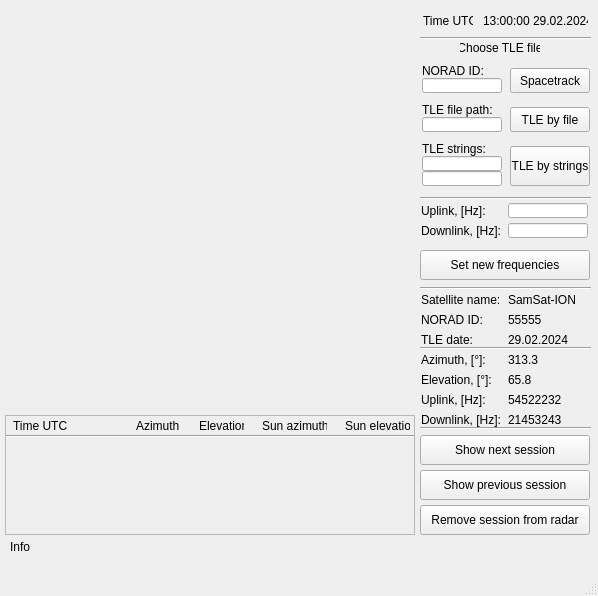
<?xml version="1.0" encoding="UTF-8"?>
<ui version="4.0">
 <class>MainWindow</class>
 <widget class="QMainWindow" name="MainWindow">
  <property name="geometry">
   <rect>
    <x>0</x>
    <y>0</y>
    <width>598</width>
    <height>596</height>
   </rect>
  </property>
  <property name="sizePolicy">
   <sizepolicy hsizetype="Preferred" vsizetype="Fixed">
    <horstretch>0</horstretch>
    <verstretch>0</verstretch>
   </sizepolicy>
  </property>
  <property name="windowTitle">
   <string>MainWindow</string>
  </property>
  <widget class="QWidget" name="centralwidget">
   <widget class="OrbitronRadar" name="radar_widget" native="true">
    <property name="geometry">
     <rect>
      <x>5</x>
      <y>5</y>
      <width>410</width>
      <height>410</height>
     </rect>
    </property>
   </widget>
   <widget class="QScrollArea" name="scrollArea">
    <property name="geometry">
     <rect>
      <x>5</x>
      <y>415</y>
      <width>410</width>
      <height>120</height>
     </rect>
    </property>
    <property name="widgetResizable">
     <bool>true</bool>
    </property>
    <widget class="QWidget" name="sessions_scroll_area_widget">
     <property name="geometry">
      <rect>
       <x>0</x>
       <y>0</y>
       <width>408</width>
       <height>118</height>
      </rect>
     </property>
     <widget class="QWidget" name="horizontalLayoutWidget">
      <property name="geometry">
       <rect>
        <x>0</x>
        <y>-1</y>
        <width>411</width>
        <height>22</height>
       </rect>
      </property>
      <layout class="QHBoxLayout" name="sessions_info_layout">
       <item>
        <widget class="QLabel" name="session_time_text_label">
         <property name="sizePolicy">
          <sizepolicy hsizetype="Fixed" vsizetype="Fixed">
           <horstretch>0</horstretch>
           <verstretch>0</verstretch>
          </sizepolicy>
         </property>
         <property name="minimumSize">
          <size>
           <width>60</width>
           <height>20</height>
          </size>
         </property>
         <property name="maximumSize">
          <size>
           <width>60</width>
           <height>20</height>
          </size>
         </property>
         <property name="text">
          <string>Time UTC</string>
         </property>
        </widget>
       </item>
       <item>
        <spacer name="horizontalSpacer">
         <property name="orientation">
          <enum>Qt::Horizontal</enum>
         </property>
         <property name="sizeType">
          <enum>QSizePolicy::Fixed</enum>
         </property>
         <property name="sizeHint" stdset="0">
          <size>
           <width>50</width>
           <height>20</height>
          </size>
         </property>
        </spacer>
       </item>
       <item>
        <widget class="QLabel" name="azimuth_session_text_label">
         <property name="sizePolicy">
          <sizepolicy hsizetype="Fixed" vsizetype="Fixed">
           <horstretch>0</horstretch>
           <verstretch>0</verstretch>
          </sizepolicy>
         </property>
         <property name="minimumSize">
          <size>
           <width>45</width>
           <height>20</height>
          </size>
         </property>
         <property name="maximumSize">
          <size>
           <width>45</width>
           <height>20</height>
          </size>
         </property>
         <property name="text">
          <string>Azimuth</string>
         </property>
        </widget>
       </item>
       <item>
        <spacer name="horizontalSpacer_4">
         <property name="orientation">
          <enum>Qt::Horizontal</enum>
         </property>
         <property name="sizeType">
          <enum>QSizePolicy::Fixed</enum>
         </property>
         <property name="sizeHint" stdset="0">
          <size>
           <width>5</width>
           <height>20</height>
          </size>
         </property>
        </spacer>
       </item>
       <item>
        <widget class="QLabel" name="elevation_session_text_label">
         <property name="sizePolicy">
          <sizepolicy hsizetype="Fixed" vsizetype="Fixed">
           <horstretch>0</horstretch>
           <verstretch>0</verstretch>
          </sizepolicy>
         </property>
         <property name="minimumSize">
          <size>
           <width>45</width>
           <height>20</height>
          </size>
         </property>
         <property name="maximumSize">
          <size>
           <width>45</width>
           <height>20</height>
          </size>
         </property>
         <property name="text">
          <string>Elevation</string>
         </property>
        </widget>
       </item>
       <item>
        <spacer name="horizontalSpacer_2">
         <property name="orientation">
          <enum>Qt::Horizontal</enum>
         </property>
         <property name="sizeType">
          <enum>QSizePolicy::Fixed</enum>
         </property>
         <property name="sizeHint" stdset="0">
          <size>
           <width>5</width>
           <height>20</height>
          </size>
         </property>
        </spacer>
       </item>
       <item>
        <widget class="QLabel" name="sun_azimuth_text_label">
         <property name="sizePolicy">
          <sizepolicy hsizetype="Fixed" vsizetype="Fixed">
           <horstretch>0</horstretch>
           <verstretch>0</verstretch>
          </sizepolicy>
         </property>
         <property name="minimumSize">
          <size>
           <width>65</width>
           <height>20</height>
          </size>
         </property>
         <property name="maximumSize">
          <size>
           <width>65</width>
           <height>20</height>
          </size>
         </property>
         <property name="text">
          <string>Sun azimuth</string>
         </property>
        </widget>
       </item>
       <item>
        <spacer name="horizontalSpacer_3">
         <property name="orientation">
          <enum>Qt::Horizontal</enum>
         </property>
         <property name="sizeType">
          <enum>QSizePolicy::Fixed</enum>
         </property>
         <property name="sizeHint" stdset="0">
          <size>
           <width>5</width>
           <height>20</height>
          </size>
         </property>
        </spacer>
       </item>
       <item>
        <widget class="QLabel" name="sun_elevation_text_label">
         <property name="sizePolicy">
          <sizepolicy hsizetype="Fixed" vsizetype="Preferred">
           <horstretch>0</horstretch>
           <verstretch>0</verstretch>
          </sizepolicy>
         </property>
         <property name="minimumSize">
          <size>
           <width>65</width>
           <height>20</height>
          </size>
         </property>
         <property name="maximumSize">
          <size>
           <width>65</width>
           <height>20</height>
          </size>
         </property>
         <property name="text">
          <string>Sun elevation</string>
         </property>
        </widget>
       </item>
      </layout>
     </widget>
     <widget class="Line" name="line_6">
      <property name="geometry">
       <rect>
        <x>0</x>
        <y>10</y>
        <width>411</width>
        <height>20</height>
       </rect>
      </property>
      <property name="orientation">
       <enum>Qt::Horizontal</enum>
      </property>
     </widget>
    </widget>
   </widget>
   <widget class="QWidget" name="gridLayoutWidget">
    <property name="geometry">
     <rect>
      <x>420</x>
      <y>290</y>
      <width>171</width>
      <height>59</height>
     </rect>
    </property>
    <layout class="QGridLayout" name="satellite_info_layout">
     <property name="topMargin">
      <number>0</number>
     </property>
     <property name="verticalSpacing">
      <number>3</number>
     </property>
     <item row="1" column="0">
      <widget class="QLabel" name="norad_id_text_label">
       <property name="sizePolicy">
        <sizepolicy hsizetype="Fixed" vsizetype="Fixed">
         <horstretch>0</horstretch>
         <verstretch>0</verstretch>
        </sizepolicy>
       </property>
       <property name="minimumSize">
        <size>
         <width>80</width>
         <height>15</height>
        </size>
       </property>
       <property name="maximumSize">
        <size>
         <width>80</width>
         <height>15</height>
        </size>
       </property>
       <property name="text">
        <string>NORAD ID:</string>
       </property>
      </widget>
     </item>
     <item row="2" column="0">
      <widget class="QLabel" name="tle_date_text_label">
       <property name="sizePolicy">
        <sizepolicy hsizetype="Fixed" vsizetype="Fixed">
         <horstretch>0</horstretch>
         <verstretch>0</verstretch>
        </sizepolicy>
       </property>
       <property name="minimumSize">
        <size>
         <width>80</width>
         <height>15</height>
        </size>
       </property>
       <property name="maximumSize">
        <size>
         <width>80</width>
         <height>15</height>
        </size>
       </property>
       <property name="text">
        <string>TLE date:</string>
       </property>
      </widget>
     </item>
     <item row="0" column="1">
      <widget class="QLabel" name="satellite_name_label">
       <property name="sizePolicy">
        <sizepolicy hsizetype="Fixed" vsizetype="Fixed">
         <horstretch>0</horstretch>
         <verstretch>0</verstretch>
        </sizepolicy>
       </property>
       <property name="minimumSize">
        <size>
         <width>80</width>
         <height>15</height>
        </size>
       </property>
       <property name="maximumSize">
        <size>
         <width>80</width>
         <height>15</height>
        </size>
       </property>
       <property name="text">
        <string>SamSat-ION</string>
       </property>
      </widget>
     </item>
     <item row="0" column="0">
      <widget class="QLabel" name="satellite_name_text_label">
       <property name="sizePolicy">
        <sizepolicy hsizetype="Fixed" vsizetype="Fixed">
         <horstretch>0</horstretch>
         <verstretch>0</verstretch>
        </sizepolicy>
       </property>
       <property name="minimumSize">
        <size>
         <width>80</width>
         <height>15</height>
        </size>
       </property>
       <property name="maximumSize">
        <size>
         <width>80</width>
         <height>15</height>
        </size>
       </property>
       <property name="text">
        <string>Satellite name:</string>
       </property>
      </widget>
     </item>
     <item row="1" column="1">
      <widget class="QLabel" name="norad_id_label">
       <property name="sizePolicy">
        <sizepolicy hsizetype="Fixed" vsizetype="Fixed">
         <horstretch>0</horstretch>
         <verstretch>0</verstretch>
        </sizepolicy>
       </property>
       <property name="minimumSize">
        <size>
         <width>80</width>
         <height>15</height>
        </size>
       </property>
       <property name="maximumSize">
        <size>
         <width>80</width>
         <height>15</height>
        </size>
       </property>
       <property name="text">
        <string>55555</string>
       </property>
      </widget>
     </item>
     <item row="2" column="1">
      <widget class="QLabel" name="tle_date_label">
       <property name="sizePolicy">
        <sizepolicy hsizetype="Fixed" vsizetype="Fixed">
         <horstretch>0</horstretch>
         <verstretch>0</verstretch>
        </sizepolicy>
       </property>
       <property name="minimumSize">
        <size>
         <width>80</width>
         <height>15</height>
        </size>
       </property>
       <property name="maximumSize">
        <size>
         <width>80</width>
         <height>15</height>
        </size>
       </property>
       <property name="text">
        <string>29.02.2024</string>
       </property>
      </widget>
     </item>
    </layout>
   </widget>
   <widget class="QWidget" name="gridLayoutWidget_2">
    <property name="geometry">
     <rect>
      <x>420</x>
      <y>350</y>
      <width>171</width>
      <height>80</height>
     </rect>
    </property>
    <layout class="QGridLayout" name="session_params_layout">
     <property name="sizeConstraint">
      <enum>QLayout::SetMinimumSize</enum>
     </property>
     <property name="verticalSpacing">
      <number>3</number>
     </property>
     <item row="0" column="0">
      <widget class="QLabel" name="azimuth_text_label">
       <property name="sizePolicy">
        <sizepolicy hsizetype="Fixed" vsizetype="Fixed">
         <horstretch>0</horstretch>
         <verstretch>0</verstretch>
        </sizepolicy>
       </property>
       <property name="minimumSize">
        <size>
         <width>80</width>
         <height>15</height>
        </size>
       </property>
       <property name="maximumSize">
        <size>
         <width>80</width>
         <height>15</height>
        </size>
       </property>
       <property name="text">
        <string>Azimuth, [°]:</string>
       </property>
      </widget>
     </item>
     <item row="2" column="0">
      <widget class="QLabel" name="uplink_text_label">
       <property name="sizePolicy">
        <sizepolicy hsizetype="Fixed" vsizetype="Fixed">
         <horstretch>0</horstretch>
         <verstretch>0</verstretch>
        </sizepolicy>
       </property>
       <property name="minimumSize">
        <size>
         <width>80</width>
         <height>15</height>
        </size>
       </property>
       <property name="maximumSize">
        <size>
         <width>80</width>
         <height>15</height>
        </size>
       </property>
       <property name="text">
        <string>Uplink, [Hz]:</string>
       </property>
      </widget>
     </item>
     <item row="0" column="1">
      <widget class="QLabel" name="azimuth_label">
       <property name="sizePolicy">
        <sizepolicy hsizetype="Fixed" vsizetype="Fixed">
         <horstretch>0</horstretch>
         <verstretch>0</verstretch>
        </sizepolicy>
       </property>
       <property name="minimumSize">
        <size>
         <width>80</width>
         <height>15</height>
        </size>
       </property>
       <property name="maximumSize">
        <size>
         <width>80</width>
         <height>15</height>
        </size>
       </property>
       <property name="text">
        <string>313.3</string>
       </property>
      </widget>
     </item>
     <item row="1" column="1">
      <widget class="QLabel" name="eleavtion_label">
       <property name="sizePolicy">
        <sizepolicy hsizetype="Fixed" vsizetype="Fixed">
         <horstretch>0</horstretch>
         <verstretch>0</verstretch>
        </sizepolicy>
       </property>
       <property name="minimumSize">
        <size>
         <width>80</width>
         <height>15</height>
        </size>
       </property>
       <property name="maximumSize">
        <size>
         <width>80</width>
         <height>15</height>
        </size>
       </property>
       <property name="text">
        <string>65.8</string>
       </property>
      </widget>
     </item>
     <item row="1" column="0">
      <widget class="QLabel" name="elevation_text_label">
       <property name="sizePolicy">
        <sizepolicy hsizetype="Fixed" vsizetype="Fixed">
         <horstretch>0</horstretch>
         <verstretch>0</verstretch>
        </sizepolicy>
       </property>
       <property name="minimumSize">
        <size>
         <width>80</width>
         <height>15</height>
        </size>
       </property>
       <property name="maximumSize">
        <size>
         <width>80</width>
         <height>15</height>
        </size>
       </property>
       <property name="text">
        <string>Elevation, [°]:</string>
       </property>
      </widget>
     </item>
     <item row="3" column="0">
      <widget class="QLabel" name="downlink_text_label">
       <property name="sizePolicy">
        <sizepolicy hsizetype="Fixed" vsizetype="Fixed">
         <horstretch>0</horstretch>
         <verstretch>0</verstretch>
        </sizepolicy>
       </property>
       <property name="minimumSize">
        <size>
         <width>80</width>
         <height>15</height>
        </size>
       </property>
       <property name="maximumSize">
        <size>
         <width>80</width>
         <height>15</height>
        </size>
       </property>
       <property name="text">
        <string>Downlink, [Hz]:</string>
       </property>
      </widget>
     </item>
     <item row="2" column="1">
      <widget class="QLabel" name="uplink_label">
       <property name="sizePolicy">
        <sizepolicy hsizetype="Fixed" vsizetype="Fixed">
         <horstretch>0</horstretch>
         <verstretch>0</verstretch>
        </sizepolicy>
       </property>
       <property name="minimumSize">
        <size>
         <width>80</width>
         <height>15</height>
        </size>
       </property>
       <property name="maximumSize">
        <size>
         <width>80</width>
         <height>15</height>
        </size>
       </property>
       <property name="text">
        <string>54522232</string>
       </property>
      </widget>
     </item>
     <item row="3" column="1">
      <widget class="QLabel" name="downlink_label">
       <property name="sizePolicy">
        <sizepolicy hsizetype="Fixed" vsizetype="Fixed">
         <horstretch>0</horstretch>
         <verstretch>0</verstretch>
        </sizepolicy>
       </property>
       <property name="minimumSize">
        <size>
         <width>80</width>
         <height>15</height>
        </size>
       </property>
       <property name="maximumSize">
        <size>
         <width>80</width>
         <height>15</height>
        </size>
       </property>
       <property name="text">
        <string>21453243</string>
       </property>
      </widget>
     </item>
    </layout>
   </widget>
   <widget class="QPushButton" name="next_session_button">
    <property name="geometry">
     <rect>
      <x>420</x>
      <y>435</y>
      <width>170</width>
      <height>30</height>
     </rect>
    </property>
    <property name="sizePolicy">
     <sizepolicy hsizetype="Fixed" vsizetype="Fixed">
      <horstretch>0</horstretch>
      <verstretch>0</verstretch>
     </sizepolicy>
    </property>
    <property name="minimumSize">
     <size>
      <width>170</width>
      <height>30</height>
     </size>
    </property>
    <property name="maximumSize">
     <size>
      <width>170</width>
      <height>30</height>
     </size>
    </property>
    <property name="text">
     <string>Show next session</string>
    </property>
   </widget>
   <widget class="QPushButton" name="prev_session_button">
    <property name="geometry">
     <rect>
      <x>420</x>
      <y>470</y>
      <width>170</width>
      <height>30</height>
     </rect>
    </property>
    <property name="sizePolicy">
     <sizepolicy hsizetype="Fixed" vsizetype="Fixed">
      <horstretch>0</horstretch>
      <verstretch>0</verstretch>
     </sizepolicy>
    </property>
    <property name="minimumSize">
     <size>
      <width>170</width>
      <height>30</height>
     </size>
    </property>
    <property name="maximumSize">
     <size>
      <width>170</width>
      <height>30</height>
     </size>
    </property>
    <property name="text">
     <string>Show previous session</string>
    </property>
   </widget>
   <widget class="QPushButton" name="clear_session_button">
    <property name="geometry">
     <rect>
      <x>420</x>
      <y>505</y>
      <width>170</width>
      <height>30</height>
     </rect>
    </property>
    <property name="sizePolicy">
     <sizepolicy hsizetype="Fixed" vsizetype="Fixed">
      <horstretch>0</horstretch>
      <verstretch>0</verstretch>
     </sizepolicy>
    </property>
    <property name="minimumSize">
     <size>
      <width>170</width>
      <height>30</height>
     </size>
    </property>
    <property name="maximumSize">
     <size>
      <width>170</width>
      <height>30</height>
     </size>
    </property>
    <property name="text">
     <string>Remove session from radar</string>
    </property>
   </widget>
   <widget class="QWidget" name="gridLayoutWidget_3">
    <property name="geometry">
     <rect>
      <x>420</x>
      <y>200</y>
      <width>171</width>
      <height>41</height>
     </rect>
    </property>
    <layout class="QGridLayout" name="set_freqs_layout">
     <property name="verticalSpacing">
      <number>2</number>
     </property>
     <item row="0" column="0">
      <widget class="QLabel" name="set_uplink_text_label">
       <property name="sizePolicy">
        <sizepolicy hsizetype="Fixed" vsizetype="Fixed">
         <horstretch>0</horstretch>
         <verstretch>0</verstretch>
        </sizepolicy>
       </property>
       <property name="minimumSize">
        <size>
         <width>80</width>
         <height>15</height>
        </size>
       </property>
       <property name="maximumSize">
        <size>
         <width>80</width>
         <height>15</height>
        </size>
       </property>
       <property name="text">
        <string>Uplink, [Hz]:</string>
       </property>
      </widget>
     </item>
     <item row="1" column="0">
      <widget class="QLabel" name="set_downlink_text_label">
       <property name="sizePolicy">
        <sizepolicy hsizetype="Fixed" vsizetype="Fixed">
         <horstretch>0</horstretch>
         <verstretch>0</verstretch>
        </sizepolicy>
       </property>
       <property name="minimumSize">
        <size>
         <width>80</width>
         <height>15</height>
        </size>
       </property>
       <property name="maximumSize">
        <size>
         <width>80</width>
         <height>15</height>
        </size>
       </property>
       <property name="text">
        <string>Downlink, [Hz]:</string>
       </property>
      </widget>
     </item>
     <item row="0" column="1">
      <widget class="QLineEdit" name="set_uplink_lineedit">
       <property name="sizePolicy">
        <sizepolicy hsizetype="Fixed" vsizetype="Fixed">
         <horstretch>0</horstretch>
         <verstretch>0</verstretch>
        </sizepolicy>
       </property>
       <property name="minimumSize">
        <size>
         <width>80</width>
         <height>15</height>
        </size>
       </property>
       <property name="maximumSize">
        <size>
         <width>80</width>
         <height>15</height>
        </size>
       </property>
      </widget>
     </item>
     <item row="1" column="1">
      <widget class="QLineEdit" name="set_downlink_lineedit">
       <property name="sizePolicy">
        <sizepolicy hsizetype="Fixed" vsizetype="Fixed">
         <horstretch>0</horstretch>
         <verstretch>0</verstretch>
        </sizepolicy>
       </property>
       <property name="minimumSize">
        <size>
         <width>80</width>
         <height>15</height>
        </size>
       </property>
       <property name="maximumSize">
        <size>
         <width>80</width>
         <height>15</height>
        </size>
       </property>
      </widget>
     </item>
    </layout>
   </widget>
   <widget class="QWidget" name="horizontalLayoutWidget_2">
    <property name="geometry">
     <rect>
      <x>420</x>
      <y>10</y>
      <width>171</width>
      <height>21</height>
     </rect>
    </property>
    <layout class="QHBoxLayout" name="time_layout">
     <item>
      <widget class="QLabel" name="time_text_label">
       <property name="sizePolicy">
        <sizepolicy hsizetype="Fixed" vsizetype="Fixed">
         <horstretch>0</horstretch>
         <verstretch>0</verstretch>
        </sizepolicy>
       </property>
       <property name="minimumSize">
        <size>
         <width>50</width>
         <height>15</height>
        </size>
       </property>
       <property name="maximumSize">
        <size>
         <width>50</width>
         <height>15</height>
        </size>
       </property>
       <property name="text">
        <string>Time UTC:</string>
       </property>
      </widget>
     </item>
     <item>
      <spacer name="horizontalSpacer_5">
       <property name="orientation">
        <enum>Qt::Horizontal</enum>
       </property>
       <property name="sizeType">
        <enum>QSizePolicy::Minimum</enum>
       </property>
       <property name="sizeHint" stdset="0">
        <size>
         <width>1</width>
         <height>15</height>
        </size>
       </property>
      </spacer>
     </item>
     <item>
      <widget class="QLabel" name="time_label">
       <property name="sizePolicy">
        <sizepolicy hsizetype="Fixed" vsizetype="Fixed">
         <horstretch>0</horstretch>
         <verstretch>0</verstretch>
        </sizepolicy>
       </property>
       <property name="minimumSize">
        <size>
         <width>105</width>
         <height>15</height>
        </size>
       </property>
       <property name="maximumSize">
        <size>
         <width>105</width>
         <height>15</height>
        </size>
       </property>
       <property name="text">
        <string>13:00:00 29.02.2024</string>
       </property>
      </widget>
     </item>
    </layout>
   </widget>
   <widget class="Line" name="line">
    <property name="geometry">
     <rect>
      <x>420</x>
      <y>280</y>
      <width>171</width>
      <height>16</height>
     </rect>
    </property>
    <property name="orientation">
     <enum>Qt::Horizontal</enum>
    </property>
   </widget>
   <widget class="Line" name="line_2">
    <property name="geometry">
     <rect>
      <x>420</x>
      <y>340</y>
      <width>171</width>
      <height>16</height>
     </rect>
    </property>
    <property name="orientation">
     <enum>Qt::Horizontal</enum>
    </property>
   </widget>
   <widget class="Line" name="line_3">
    <property name="geometry">
     <rect>
      <x>420</x>
      <y>420</y>
      <width>171</width>
      <height>16</height>
     </rect>
    </property>
    <property name="orientation">
     <enum>Qt::Horizontal</enum>
    </property>
   </widget>
   <widget class="QWidget" name="gridLayoutWidget_4">
    <property name="geometry">
     <rect>
      <x>420</x>
      <y>60</y>
      <width>172</width>
      <height>131</height>
     </rect>
    </property>
    <layout class="QGridLayout" name="tle_choose_layout">
     <item row="1" column="0">
      <layout class="QVBoxLayout" name="tle_file_layout">
       <property name="spacing">
        <number>0</number>
       </property>
       <property name="sizeConstraint">
        <enum>QLayout::SetMinimumSize</enum>
       </property>
       <item>
        <widget class="QLabel" name="tle_file_path_text_label">
         <property name="sizePolicy">
          <sizepolicy hsizetype="Fixed" vsizetype="Fixed">
           <horstretch>0</horstretch>
           <verstretch>0</verstretch>
          </sizepolicy>
         </property>
         <property name="minimumSize">
          <size>
           <width>80</width>
           <height>15</height>
          </size>
         </property>
         <property name="maximumSize">
          <size>
           <width>80</width>
           <height>15</height>
          </size>
         </property>
         <property name="text">
          <string>TLE file path:</string>
         </property>
        </widget>
       </item>
       <item>
        <widget class="QLineEdit" name="tle_file_path_lineedit">
         <property name="sizePolicy">
          <sizepolicy hsizetype="Fixed" vsizetype="Fixed">
           <horstretch>0</horstretch>
           <verstretch>0</verstretch>
          </sizepolicy>
         </property>
         <property name="minimumSize">
          <size>
           <width>80</width>
           <height>15</height>
          </size>
         </property>
         <property name="maximumSize">
          <size>
           <width>80</width>
           <height>15</height>
          </size>
         </property>
        </widget>
       </item>
      </layout>
     </item>
     <item row="2" column="0">
      <layout class="QVBoxLayout" name="tle_strings_layout">
       <property name="spacing">
        <number>0</number>
       </property>
       <property name="sizeConstraint">
        <enum>QLayout::SetMinimumSize</enum>
       </property>
       <item>
        <widget class="QLabel" name="tle_strings_text_label">
         <property name="sizePolicy">
          <sizepolicy hsizetype="Fixed" vsizetype="Fixed">
           <horstretch>0</horstretch>
           <verstretch>0</verstretch>
          </sizepolicy>
         </property>
         <property name="minimumSize">
          <size>
           <width>80</width>
           <height>15</height>
          </size>
         </property>
         <property name="maximumSize">
          <size>
           <width>80</width>
           <height>15</height>
          </size>
         </property>
         <property name="text">
          <string>TLE strings:</string>
         </property>
        </widget>
       </item>
       <item>
        <widget class="QLineEdit" name="tle_line_1_lineedit">
         <property name="sizePolicy">
          <sizepolicy hsizetype="Fixed" vsizetype="Fixed">
           <horstretch>0</horstretch>
           <verstretch>0</verstretch>
          </sizepolicy>
         </property>
         <property name="minimumSize">
          <size>
           <width>80</width>
           <height>15</height>
          </size>
         </property>
         <property name="maximumSize">
          <size>
           <width>80</width>
           <height>15</height>
          </size>
         </property>
        </widget>
       </item>
       <item>
        <widget class="QLineEdit" name="tle_line_2_lineedit">
         <property name="sizePolicy">
          <sizepolicy hsizetype="Fixed" vsizetype="Fixed">
           <horstretch>0</horstretch>
           <verstretch>0</verstretch>
          </sizepolicy>
         </property>
         <property name="minimumSize">
          <size>
           <width>80</width>
           <height>15</height>
          </size>
         </property>
         <property name="maximumSize">
          <size>
           <width>80</width>
           <height>15</height>
          </size>
         </property>
        </widget>
       </item>
      </layout>
     </item>
     <item row="0" column="0">
      <layout class="QVBoxLayout" name="tle_spacetrack_layout">
       <property name="spacing">
        <number>0</number>
       </property>
       <property name="sizeConstraint">
        <enum>QLayout::SetMinimumSize</enum>
       </property>
       <item>
        <widget class="QLabel" name="tle_norad_id_text_label">
         <property name="sizePolicy">
          <sizepolicy hsizetype="Fixed" vsizetype="Fixed">
           <horstretch>0</horstretch>
           <verstretch>0</verstretch>
          </sizepolicy>
         </property>
         <property name="minimumSize">
          <size>
           <width>80</width>
           <height>15</height>
          </size>
         </property>
         <property name="maximumSize">
          <size>
           <width>80</width>
           <height>15</height>
          </size>
         </property>
         <property name="text">
          <string>NORAD ID:</string>
         </property>
        </widget>
       </item>
       <item>
        <widget class="QLineEdit" name="norad_id_lineedit">
         <property name="sizePolicy">
          <sizepolicy hsizetype="Fixed" vsizetype="Fixed">
           <horstretch>0</horstretch>
           <verstretch>0</verstretch>
          </sizepolicy>
         </property>
         <property name="minimumSize">
          <size>
           <width>80</width>
           <height>15</height>
          </size>
         </property>
         <property name="maximumSize">
          <size>
           <width>80</width>
           <height>15</height>
          </size>
         </property>
        </widget>
       </item>
      </layout>
     </item>
     <item row="0" column="1">
      <layout class="QVBoxLayout" name="tle_spacetrack_button_layout">
       <property name="spacing">
        <number>0</number>
       </property>
       <item>
        <spacer name="verticalSpacer">
         <property name="orientation">
          <enum>Qt::Vertical</enum>
         </property>
         <property name="sizeType">
          <enum>QSizePolicy::Fixed</enum>
         </property>
         <property name="sizeHint" stdset="0">
          <size>
           <width>80</width>
           <height>5</height>
          </size>
         </property>
        </spacer>
       </item>
       <item>
        <widget class="QPushButton" name="tle_spacetrack_button">
         <property name="sizePolicy">
          <sizepolicy hsizetype="Fixed" vsizetype="Fixed">
           <horstretch>0</horstretch>
           <verstretch>0</verstretch>
          </sizepolicy>
         </property>
         <property name="minimumSize">
          <size>
           <width>80</width>
           <height>25</height>
          </size>
         </property>
         <property name="maximumSize">
          <size>
           <width>80</width>
           <height>25</height>
          </size>
         </property>
         <property name="text">
          <string>Spacetrack</string>
         </property>
        </widget>
       </item>
      </layout>
     </item>
     <item row="1" column="1">
      <layout class="QVBoxLayout" name="tle_file_button_layout">
       <property name="spacing">
        <number>0</number>
       </property>
       <item>
        <spacer name="verticalSpacer_2">
         <property name="orientation">
          <enum>Qt::Vertical</enum>
         </property>
         <property name="sizeType">
          <enum>QSizePolicy::Fixed</enum>
         </property>
         <property name="sizeHint" stdset="0">
          <size>
           <width>80</width>
           <height>5</height>
          </size>
         </property>
        </spacer>
       </item>
       <item>
        <widget class="QPushButton" name="tle_file_button">
         <property name="sizePolicy">
          <sizepolicy hsizetype="Fixed" vsizetype="Fixed">
           <horstretch>0</horstretch>
           <verstretch>0</verstretch>
          </sizepolicy>
         </property>
         <property name="minimumSize">
          <size>
           <width>80</width>
           <height>25</height>
          </size>
         </property>
         <property name="maximumSize">
          <size>
           <width>80</width>
           <height>25</height>
          </size>
         </property>
         <property name="text">
          <string>TLE by file</string>
         </property>
        </widget>
       </item>
      </layout>
     </item>
     <item row="2" column="1">
      <layout class="QVBoxLayout" name="tle_strings_button_layout">
       <property name="spacing">
        <number>0</number>
       </property>
       <item>
        <spacer name="verticalSpacer_3">
         <property name="orientation">
          <enum>Qt::Vertical</enum>
         </property>
         <property name="sizeType">
          <enum>QSizePolicy::Fixed</enum>
         </property>
         <property name="sizeHint" stdset="0">
          <size>
           <width>80</width>
           <height>5</height>
          </size>
         </property>
        </spacer>
       </item>
       <item>
        <widget class="QPushButton" name="tle_strings_button">
         <property name="sizePolicy">
          <sizepolicy hsizetype="Fixed" vsizetype="Fixed">
           <horstretch>0</horstretch>
           <verstretch>0</verstretch>
          </sizepolicy>
         </property>
         <property name="minimumSize">
          <size>
           <width>80</width>
           <height>40</height>
          </size>
         </property>
         <property name="maximumSize">
          <size>
           <width>80</width>
           <height>40</height>
          </size>
         </property>
         <property name="text">
          <string>TLE by strings</string>
         </property>
        </widget>
       </item>
      </layout>
     </item>
    </layout>
   </widget>
   <widget class="Line" name="line_4">
    <property name="geometry">
     <rect>
      <x>420</x>
      <y>30</y>
      <width>171</width>
      <height>16</height>
     </rect>
    </property>
    <property name="orientation">
     <enum>Qt::Horizontal</enum>
    </property>
   </widget>
   <widget class="Line" name="line_5">
    <property name="geometry">
     <rect>
      <x>420</x>
      <y>190</y>
      <width>171</width>
      <height>16</height>
     </rect>
    </property>
    <property name="orientation">
     <enum>Qt::Horizontal</enum>
    </property>
   </widget>
   <widget class="QPushButton" name="set_new_freqs_button">
    <property name="geometry">
     <rect>
      <x>420</x>
      <y>250</y>
      <width>170</width>
      <height>30</height>
     </rect>
    </property>
    <property name="sizePolicy">
     <sizepolicy hsizetype="Fixed" vsizetype="Fixed">
      <horstretch>0</horstretch>
      <verstretch>0</verstretch>
     </sizepolicy>
    </property>
    <property name="minimumSize">
     <size>
      <width>170</width>
      <height>30</height>
     </size>
    </property>
    <property name="maximumSize">
     <size>
      <width>170</width>
      <height>30</height>
     </size>
    </property>
    <property name="text">
     <string>Set new frequencies</string>
    </property>
   </widget>
   <widget class="QLabel" name="choose_tle_file_text_label">
    <property name="geometry">
     <rect>
      <x>460</x>
      <y>40</y>
      <width>80</width>
      <height>15</height>
     </rect>
    </property>
    <property name="sizePolicy">
     <sizepolicy hsizetype="Fixed" vsizetype="Fixed">
      <horstretch>0</horstretch>
      <verstretch>0</verstretch>
     </sizepolicy>
    </property>
    <property name="minimumSize">
     <size>
      <width>80</width>
      <height>15</height>
     </size>
    </property>
    <property name="maximumSize">
     <size>
      <width>80</width>
      <height>15</height>
     </size>
    </property>
    <property name="text">
     <string>Choose TLE file</string>
    </property>
    <property name="alignment">
     <set>Qt::AlignCenter</set>
    </property>
   </widget>
   <widget class="QLabel" name="info_label">
    <property name="geometry">
     <rect>
      <x>10</x>
      <y>540</y>
      <width>47</width>
      <height>13</height>
     </rect>
    </property>
    <property name="text">
     <string>Info</string>
    </property>
   </widget>
  </widget>
  <widget class="QMenuBar" name="menubar">
   <property name="geometry">
    <rect>
     <x>0</x>
     <y>0</y>
     <width>598</width>
     <height>21</height>
    </rect>
   </property>
  </widget>
  <widget class="QStatusBar" name="statusbar"/>
 </widget>
 <customwidgets>
  <customwidget>
   <class>OrbitronRadar</class>
   <extends>QWidget</extends>
   <header>radar</header>
   <container>1</container>
  </customwidget>
 </customwidgets>
 <resources/>
 <connections/>
</ui>
